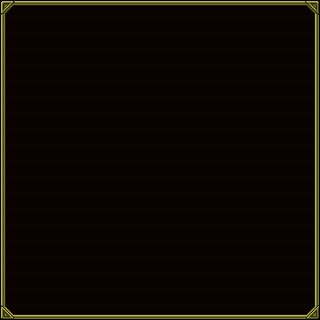

Rendered tile map (Tiled .tmx) drawn with the repository's tilesets; below, a short description and the map source with its tile grids summarised:
An orthogonal 20x20 tile map with 16x16 px tiles, 2 tile layers (behind, bront).

<map version="1.0" orientation="orthogonal" width="20" height="20" tilewidth="16" tileheight="16">
 <tileset firstgid="1" name="Window_a_00" tilewidth="16" tileheight="16">
  <image source="Window_a_00.png" width="128" height="128" />
 </tileset>
 <layer name="behind" width="20" height="20" opacity="0.57">
  <data>[400 cells, 400 non-empty, 1 distinct tile ids]</data>
 </layer>
 <layer name="bront" width="20" height="20">
  <data>[400 cells, 76 non-empty, 8 distinct tile ids]</data>
 </layer>
</map>
